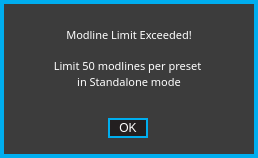
<?xml version="1.0" encoding="UTF-8"?>
<ui version="4.0">
 <class>ModlineWarningForm</class>
 <widget class="QWidget" name="ModlineWarningForm">
  <property name="geometry">
   <rect>
    <x>0</x>
    <y>0</y>
    <width>258</width>
    <height>158</height>
   </rect>
  </property>
  <property name="windowTitle">
   <string>Form</string>
  </property>
  <property name="styleSheet">
   <string notr="true">QWidget
{
	background:		rgba(35,31,32,255);
	border: 4px solid rgba(0,174,239,255);
}  

QWidget:hover
{
	/*border:				3px solid rgb(0, 126, 126)*/
}        

/*-------QFrame-------*/
QFrame
{
	background: rgb(60, 60, 60);
}

/* ---------- QLabels ------------*/
QLabel
{
	background:	rgba(0,0,0,0);
	color: 				white;
	font: 				10pt &quot;Corbel&quot;;
	border:			none;
}

QLabel:hover
{
	border:	none;
}

/*---------- QPushButton ---------*/
QPushButton
{
	border: 2px solid rgba(0,174,239,255);
	font: 8pt &quot;Corbel&quot;;
	color: white;
}

QPushButton:pressed
{
	border: 2px solid white;
	font: 10pt &quot;Corbel&quot;;
	background: rgba(0,174,239,255);
	color: white;
}
</string>
  </property>
  <widget class="QFrame" name="warningFrame">
   <property name="geometry">
    <rect>
     <x>0</x>
     <y>0</y>
     <width>258</width>
     <height>158</height>
    </rect>
   </property>
   <property name="focusPolicy">
    <enum>Qt::NoFocus</enum>
   </property>
   <property name="styleSheet">
    <string notr="true"/>
   </property>
   <property name="frameShape">
    <enum>QFrame::StyledPanel</enum>
   </property>
   <property name="frameShadow">
    <enum>QFrame::Raised</enum>
   </property>
   <widget class="QFrame" name="warningSubFrame">
    <property name="geometry">
     <rect>
      <x>8</x>
      <y>8</y>
      <width>242</width>
      <height>142</height>
     </rect>
    </property>
    <property name="focusPolicy">
     <enum>Qt::NoFocus</enum>
    </property>
    <property name="styleSheet">
     <string notr="true">QFrame 
{
background: none;
border:none;
}
</string>
    </property>
    <property name="frameShape">
     <enum>QFrame::StyledPanel</enum>
    </property>
    <property name="frameShadow">
     <enum>QFrame::Raised</enum>
    </property>
    <widget class="QLabel" name="label">
     <property name="geometry">
      <rect>
       <x>8</x>
       <y>2</y>
       <width>226</width>
       <height>98</height>
      </rect>
     </property>
     <property name="font">
      <font>
       <family>Corbel</family>
       <pointsize>10</pointsize>
       <weight>50</weight>
       <italic>false</italic>
       <bold>false</bold>
      </font>
     </property>
     <property name="text">
      <string>&lt;!DOCTYPE HTML PUBLIC &quot;-//W3C//DTD HTML 4.0//EN&quot; &quot;http://www.w3.org/TR/REC-html40/strict.dtd&quot;&gt;
&lt;html&gt;&lt;head&gt;&lt;meta name=&quot;qrichtext&quot; content=&quot;1&quot; /&gt;&lt;style type=&quot;text/css&quot;&gt;
p, li { white-space: pre-wrap; }
&lt;/style&gt;&lt;/head&gt;&lt;body style=&quot; font-family:'MS Shell Dlg 2'; font-size:8.25pt; font-weight:400; font-style:normal;&quot;&gt;
&lt;p style=&quot; margin-top:0px; margin-bottom:0px; margin-left:0px; margin-right:0px; -qt-block-indent:0; text-indent:0px;&quot;&gt;&lt;span style=&quot; font-size:8pt;&quot;&gt;Modline Limit Exceeded!&lt;/span&gt;&lt;/p&gt;
&lt;p style=&quot; margin-top:0px; margin-bottom:0px; margin-left:0px; margin-right:0px; -qt-block-indent:0; text-indent:0px;&quot;&gt;&lt;span style=&quot; font-size:8pt;&quot;&gt;&lt;br /&gt;Limit 50 modlines per preset &lt;/span&gt;&lt;/p&gt;
&lt;p style=&quot; margin-top:0px; margin-bottom:0px; margin-left:0px; margin-right:0px; -qt-block-indent:0; text-indent:0px;&quot;&gt;&lt;span style=&quot; font-size:8pt;&quot;&gt;in Standalone mode&lt;/span&gt;&lt;/p&gt;&lt;/body&gt;&lt;/html&gt;</string>
     </property>
     <property name="alignment">
      <set>Qt::AlignCenter</set>
     </property>
     <property name="wordWrap">
      <bool>true</bool>
     </property>
    </widget>
    <widget class="QPushButton" name="ok">
     <property name="geometry">
      <rect>
       <x>100</x>
       <y>110</y>
       <width>40</width>
       <height>20</height>
      </rect>
     </property>
     <property name="focusPolicy">
      <enum>Qt::NoFocus</enum>
     </property>
     <property name="styleSheet">
      <string notr="true"/>
     </property>
     <property name="text">
      <string>OK</string>
     </property>
    </widget>
   </widget>
  </widget>
 </widget>
 <resources/>
 <connections/>
</ui>
